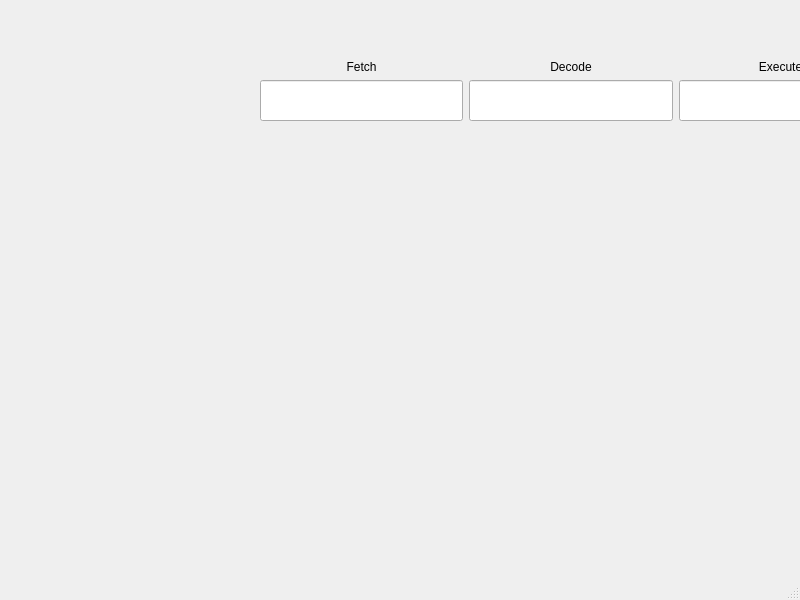
<?xml version="1.0" encoding="UTF-8"?>
<ui version="4.0">
 <class>secWindow</class>
 <widget class="QMainWindow" name="secWindow">
  <property name="geometry">
   <rect>
    <x>0</x>
    <y>0</y>
    <width>800</width>
    <height>600</height>
   </rect>
  </property>
  <property name="windowTitle">
   <string>MainWindow</string>
  </property>
  <widget class="QWidget" name="centralwidget">
   <widget class="QWidget" name="layoutWidget">
    <property name="geometry">
     <rect>
      <x>260</x>
      <y>60</y>
      <width>1041</width>
      <height>61</height>
     </rect>
    </property>
    <layout class="QHBoxLayout" name="horizontalLayout">
     <item>
      <layout class="QVBoxLayout" name="verticalLayout">
       <item>
        <widget class="QLabel" name="label">
         <property name="text">
          <string>Fetch</string>
         </property>
         <property name="alignment">
          <set>Qt::AlignCenter</set>
         </property>
        </widget>
       </item>
       <item>
        <widget class="QLineEdit" name="textEdit">
         <property name="sizePolicy">
          <sizepolicy hsizetype="Expanding" vsizetype="Expanding">
           <horstretch>0</horstretch>
           <verstretch>0</verstretch>
          </sizepolicy>
         </property>
        </widget>
       </item>
      </layout>
     </item>
     <item>
      <layout class="QVBoxLayout" name="verticalLayout_4">
       <item>
        <widget class="QLabel" name="label_4">
         <property name="text">
          <string>Decode</string>
         </property>
         <property name="alignment">
          <set>Qt::AlignCenter</set>
         </property>
        </widget>
       </item>
       <item>
        <widget class="QLineEdit" name="textEdit_2">
         <property name="sizePolicy">
          <sizepolicy hsizetype="Expanding" vsizetype="Expanding">
           <horstretch>0</horstretch>
           <verstretch>0</verstretch>
          </sizepolicy>
         </property>
        </widget>
       </item>
      </layout>
     </item>
     <item>
      <layout class="QVBoxLayout" name="verticalLayout_2">
       <item>
        <widget class="QLabel" name="label_2">
         <property name="text">
          <string>Execute</string>
         </property>
         <property name="alignment">
          <set>Qt::AlignCenter</set>
         </property>
        </widget>
       </item>
       <item>
        <widget class="QLineEdit" name="textEdit_3">
         <property name="sizePolicy">
          <sizepolicy hsizetype="Expanding" vsizetype="Expanding">
           <horstretch>0</horstretch>
           <verstretch>0</verstretch>
          </sizepolicy>
         </property>
        </widget>
       </item>
      </layout>
     </item>
     <item>
      <layout class="QVBoxLayout" name="verticalLayout_5">
       <item>
        <widget class="QLabel" name="label_5">
         <property name="text">
          <string>Memory</string>
         </property>
         <property name="alignment">
          <set>Qt::AlignCenter</set>
         </property>
        </widget>
       </item>
       <item>
        <widget class="QLineEdit" name="textEdit_4">
         <property name="sizePolicy">
          <sizepolicy hsizetype="Expanding" vsizetype="Expanding">
           <horstretch>0</horstretch>
           <verstretch>0</verstretch>
          </sizepolicy>
         </property>
        </widget>
       </item>
      </layout>
     </item>
     <item>
      <layout class="QVBoxLayout" name="verticalLayout_3">
       <item>
        <widget class="QLabel" name="label_3">
         <property name="text">
          <string>Write Back</string>
         </property>
         <property name="alignment">
          <set>Qt::AlignCenter</set>
         </property>
        </widget>
       </item>
       <item>
        <widget class="QLineEdit" name="textEdit_5">
         <property name="sizePolicy">
          <sizepolicy hsizetype="Expanding" vsizetype="Expanding">
           <horstretch>0</horstretch>
           <verstretch>0</verstretch>
          </sizepolicy>
         </property>
        </widget>
       </item>
      </layout>
     </item>
    </layout>
   </widget>
  </widget>
  <widget class="QMenuBar" name="menubar">
   <property name="geometry">
    <rect>
     <x>0</x>
     <y>0</y>
     <width>800</width>
     <height>21</height>
    </rect>
   </property>
  </widget>
  <widget class="QStatusBar" name="statusbar"/>
 </widget>
 <resources/>
 <connections/>
</ui>
